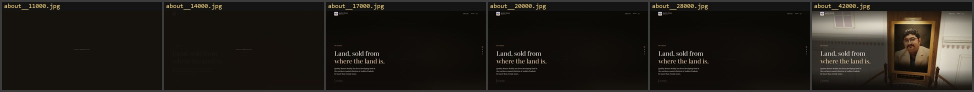
#> input picture audits/2026-10-09-forensic/ev/05-slow-line-8mbit-about-page-words-without-picture.jpg, 1948 x 184 px, given in place of sky_estate_v9_4k.jpg, which was not available (shown at 1/2 size)
$ python grade_sky_v10.py ../../audits/2026-10-09-forensic/ev/05-slow-line-8mbit-about-page-words-without-picture.jpg
#> lines starting #> are read from the running program, lines starting #| are printed output that depends on the picture; after the words box and inside, x2 and y2 are one past the last pixel; in counts of white or black regions, pixels touching at a corner belong together; pictures that were not available may be replaced by others from this repository, and a replacement may not be noted
#> further down, img is the input picture: shape (184, 1948, 3); mean R, G, B 32.9, 29.2, 23.9
"""The estate's sky plate and its lighting copy, v10: the sun's glow in amber.

    python tools/gltf/grade_sky_v10.py [--plate-only] [--out <dir>]

The forensic audit of 2026-10-09 (#14): "The sky round the sun is yellow-green
instead of warm gold ... Expected: a sun glow between amber and rose, with the
green taken out of the grade." Strongest from the film's 17% to its 40%, and
on a phone.

WHERE THE GREEN CAME FROM. Not from any green in the plate: measured on v9,
the glow round the photographed sun is a pale yellow (hue 42 to 49 degrees)
and the column the plate carries down under the horizon on the sun's bearing
a full one (253, 213, 140: hue 39). Two things then happen to that yellow on
its way to the frame. The print leans its highlights warm, which is more
yellow still (measured on the film at 30%: hue 43 to 49 at a saturation of
0.36). And the land's haze is read from this plate, bearing by bearing
(skyHaze.ts), so everything seen toward the sun is veiled in it: and a wall in
the sky's blue shade, veiled in yellow, is green. That is the same audit's
#15, the house's shaded side "a cold grey-green" on the revolve (85, 89, 86
on the rear wall: green over red by four).

SO THE GLOW IS TURNED, NOT THE GRADE. A low sun through this much air is
amber going to rose at its edges; yellow is what a camera makes of it at
clipping. Every saturated warm hue in the plate, from 22 degrees (the rose of
the column's edges, which stays where it is) to 60, is drawn in toward 22 to
34: the yellow core comes to an amber, the pale glow over it to a peach, and
their order is kept, so no gradient is turned over. Pale tones are left
alone (the far haze at a saturation of 0.16, the lit cloud): `SAT` is where
the turning begins and where it is whole. Value and saturation are not
touched, so the sky is no darker and the haze no thinner than v9's.

The lighting copy is turned the same way, so what lights the scene and what
is seen behind it stay one sky.
"""
import colorsys
import os
import sys

import numpy as np
from PIL import Image

HERE = os.path.dirname(os.path.abspath(__file__))
TEX = os.path.join(HERE, '..', '..', 'apps', 'public', 'public', 'textures')
OUT = sys.argv[sys.argv.index('--out') + 1] if '--out' in sys.argv else TEX
PLATE_ONLY = '--plate-only' in sys.argv

# Hues, degrees: from KEEP up to TOP are drawn in to KEEP..AMBER.
KEEP, TOP, AMBER = 22.0, 60.0, 34.0
# Saturation at which the turning begins, and at which it is whole.
SAT = (0.18, 0.32)


def smoothstep(a, b, x):
    t = np.clip((x - a) / (b - a), 0.0, 1.0)
    return t * t * (3.0 - 2.0 * t)


def turn(rgb):
    """rgb: HxWx3 uint8 (sRGB). The same, with its saturated yellows turned to amber."""
    a = rgb.astype(np.float64) / 255.0
    r, g, b = a[..., 0], a[..., 1], a[..., 2]
    mx, mn = a.max(-1), a.min(-1)
    d = mx - mn
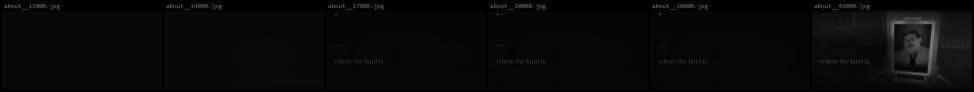
#> d: shape (184, 1948) float64 (shown at 1/2 size); min 0, max 0.51, mean 0.0359
    s = np.where(mx > 0, d / np.maximum(mx, 1e-9), 0.0)
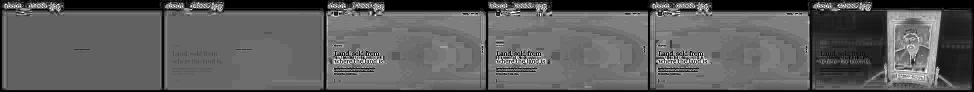
#> s: shape (184, 1948) float64 (shown at 1/2 size); min 0, max 1, mean 0.364
    # hue, degrees (only where red is the largest and green the middle: 0..60)
    warm = (mx == r) & (g >= b) & (d > 1e-6)
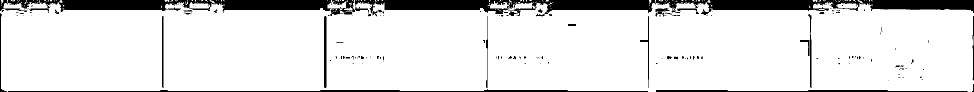
#> warm: shape (184, 1948) bool (shown at 1/2 size); 88.3% white; 186 black regions (145 under 20 px), largest, box (x1, y1, x2, y2) and area: (710, 0, 1724, 33) 16440, (0, 0, 428, 24) 6304, (423, 0, 664, 23) 4399
    h = np.where(warm, 60.0 * (g - b) / np.maximum(d, 1e-9), -1.0)
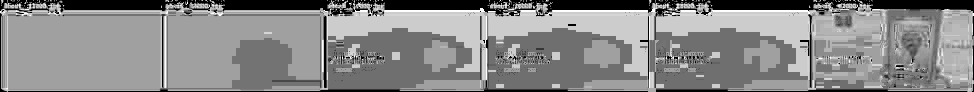
#> h: shape (184, 1948) float64 (shown at 1/2 size); min -1, max 60, mean 31.7; drawn with min black and max white
    in_band = warm & (h > KEEP) & (h <= TOP)
#> in_band: shape (184, 1948) bool; 86.5% white; 945 black regions (859 under 20 px), largest, box (x1, y1, x2, y2) and area: (709, 0, 1724, 33) 16830, (0, 0, 428, 26) 6444, (422, 0, 664, 24) 4419
    h2 = KEEP + (h - KEEP) * ((AMBER - KEEP) / (TOP - KEEP))
    w = smoothstep(SAT[0], SAT[1], s) * in_band
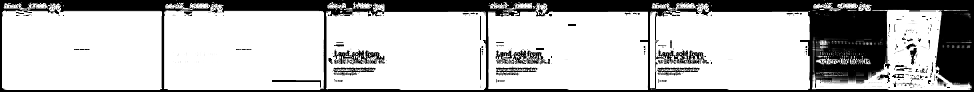
#> w: shape (184, 1948) float64 (shown at 1/2 size); min 0, max 1, mean 0.742
    hn = h + (h2 - h) * w
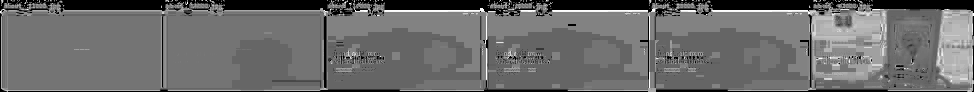
#> hn: shape (184, 1948) float64 (shown at 1/2 size); min -1, max 60, mean 24.7; drawn with min black and max white
    # back to rgb at the same value and saturation: red stays the largest, blue the least
    g2 = mn + (hn / 60.0) * d
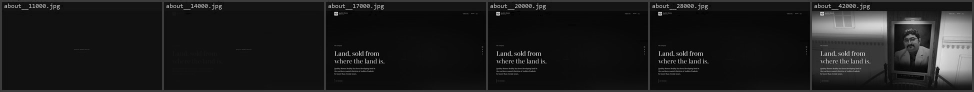
#> g2: shape (184, 1948) float64 (shown at 1/2 size); min -0.00294, max 1, mean 0.11; drawn with min black and max white
    out = a.copy()
    out[..., 1] = np.where(in_band, g2, g)
    return (np.clip(out, 0, 1) * 255.0 + 0.5).astype(np.uint8), float(w.mean())


def report(name, img):
    H, W, _ = img.shape
    for label, (u, v) in (('under the sun', (0.555, 0.56)), ('glow, 3 deg up', (0.555, 0.483)), ('glow, 8 deg up', (0.555, 0.455)),
                          ('column edge', (0.60, 0.56)), ('far haze', (0.2, 0.56)), ('blue, opposite', (0.05, 0.44))):
        x, y = int(u * W), int(v * H)
        m = img[max(0, y - 3):y + 4, max(0, x - 3):x + 4].reshape(-1, 3).mean(0) / 255.0
        hh, ss, vv = colorsys.rgb_to_hsv(*m)
        print('  %-16s %-18s hue %5.1f  sat %.2f  val %.2f' % (label, tuple(int(c * 255) for c in m), hh * 360, ss, vv))


for src, dst, q in (('sky_estate_v9_4k.jpg', 'sky_estate_v10_4k.jpg', 90), ('sky_estate_v9_env.jpg', 'sky_estate_v10_env.jpg', 92)):
    if PLATE_ONLY and 'env' in src:
        continue
    img = np.asarray(Image.open(os.path.join(TEX, src)).convert('RGB'))
    out, share = turn(img)
#> share = 0.742
    Image.fromarray(out, 'RGB').save(os.path.join(OUT, dst), quality=q, optimize=True)
    print('SKY', dst, img.shape[:2], 'turned %.1f%% of it' % (100 * share))
#| SKY sky_estate_v10_4k.jpg (184, 1948) turned 74.2% of it
    print(' before'); report(src, img)
#> the loop in report, `for label, (u, v) in (('under the sun', (0.555, 0.56)), ('glow, 3 deg ..` made 6 passes
#> (m, hh, ss, vv) on passes 1 to 6: ([0.11, 0.0941, 0.0831], 0.0693, 0.242, 0.11), ([0.0588, 0.0431, 0.0314], 0.0714, 0.467, 0.0588), ([0.0588, 0.0431, 0.0314], 0.0714, 0.467, 0.0588), ([0.0679, 0.0545, 0.0383], 0.0912, 0.437, 0.0679), ([0.0807, 0.0689, 0.0493], 0.104, 0.389, 0.0807), ([0.0824, 0.0706, 0.051], 0.104, 0.381, 0.0824)
#|   under the sun    (27, 24, 21)       hue  24.9  sat 0.24  val 0.11
#|   glow, 3 deg up   (15, 11, 8)        hue  25.7  sat 0.47  val 0.06
#|   glow, 8 deg up   (15, 11, 8)        hue  25.7  sat 0.47  val 0.06
#|   column edge      (17, 13, 9)        hue  32.8  sat 0.44  val 0.07
#|   far haze         (20, 17, 12)       hue  37.5  sat 0.39  val 0.08
#|   blue, opposite   (21, 18, 13)       hue  37.5  sat 0.38  val 0.08
    print(' after'); report(dst, out)
#> the loop in report (call 2), `for label, (u, v) in (('under the sun', (0.555, 0.56)), ('glow, 3 deg ..` made 6 passes
#> (m, hh, ss, vv) on passes 1 to 6: ([0.11, 0.0941, 0.0831], 0.0693, 0.242, 0.11), ([0.0588, 0.0431, 0.0314], 0.0714, 0.467, 0.0588), ([0.0588, 0.0431, 0.0314], 0.0714, 0.467, 0.0588), ([0.0679, 0.0523, 0.0383], 0.0786, 0.437, 0.0679), ([0.0807, 0.065, 0.0493], 0.0833, 0.389, 0.0807), ([0.0824, 0.0667, 0.051], 0.0833, 0.381, 0.0824)
#|   under the sun    (27, 24, 21)       hue  24.9  sat 0.24  val 0.11
#|   glow, 3 deg up   (15, 11, 8)        hue  25.7  sat 0.47  val 0.06
#|   glow, 8 deg up   (15, 11, 8)        hue  25.7  sat 0.47  val 0.06
#|   column edge      (17, 13, 9)        hue  28.3  sat 0.44  val 0.07
#|   far haze         (20, 16, 12)       hue  30.0  sat 0.39  val 0.08
#|   blue, opposite   (21, 17, 13)       hue  30.0  sat 0.38  val 0.08
#> pass 2 of the loop `for src, dst, q in (('sky_estate_v9_4k.jpg', 'sky_estate_v10_4k.jpg', ..`:
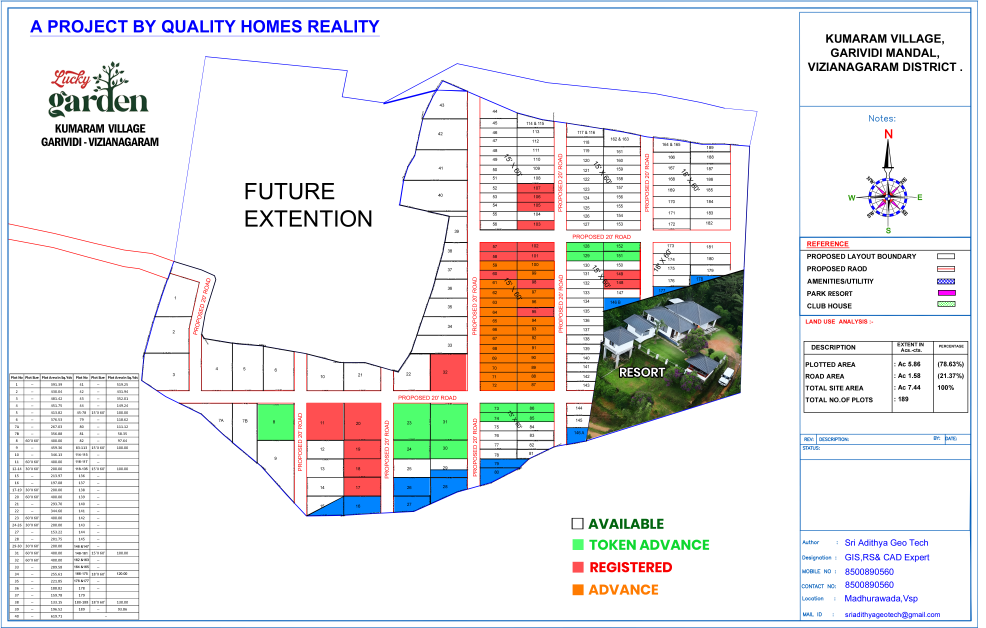
#> input picture assets/floorplans/lucky_garden_raw.png, 4928 x 3139 px, given in place of sky_estate_v9_env.jpg, which was not available (shown at 1/5 size)
#> img is the input picture: shape (3139, 4928, 3); mean R, G, B 232.9, 231.7, 231.1
#> a: shape (3139, 4928, 3) float64
#> r: shape (3139, 4928) float64
#> g: shape (3139, 4928) float64
#> b: shape (3139, 4928) float64
#> mx: shape (3139, 4928) float64
#> mn: shape (3139, 4928) float64
#> d: shape (3139, 4928) float64
#> s: shape (3139, 4928) float64
#> in turn (call 2), `warm = (mx == r) & (g >= b) & (d > 1e-6)`:
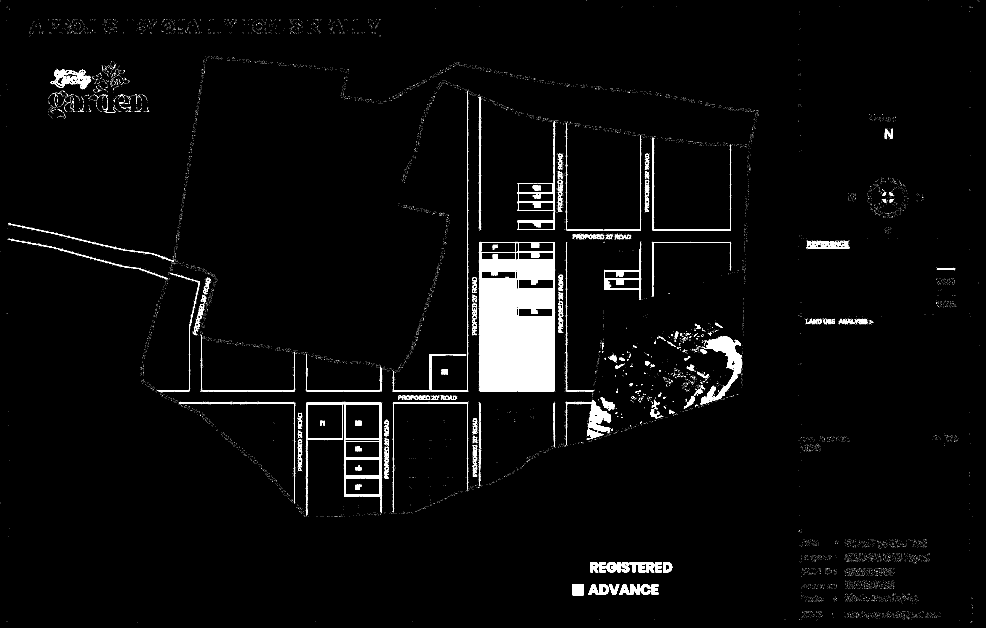
#> warm: shape (3139, 4928) bool (shown at 1/5 size); 2.7% white; 14371 white regions (13943 under 20 px), largest, box (x1, y1, x2, y2) and area: (2397, 1536, 2775, 1957) 84307, (2586, 1305, 2776, 1537) 33299, (2397, 1399, 2583, 1537) 24046
#> h: shape (3139, 4928) float64
#> in_band: shape (3139, 4928) bool; 1.7% white; 15058 white regions (14948 under 20 px), largest, box (x1, y1, x2, y2) and area: (3504, 1681, 3708, 2023) 18074, (2942, 2000, 3056, 2163) 8954, (2402, 1491, 2583, 1536) 8088
#> h2: shape (3139, 4928) float64
#> in smoothstep (call 2), `t = np.clip((x - a) / (b - a), 0.0, 1.0)`:
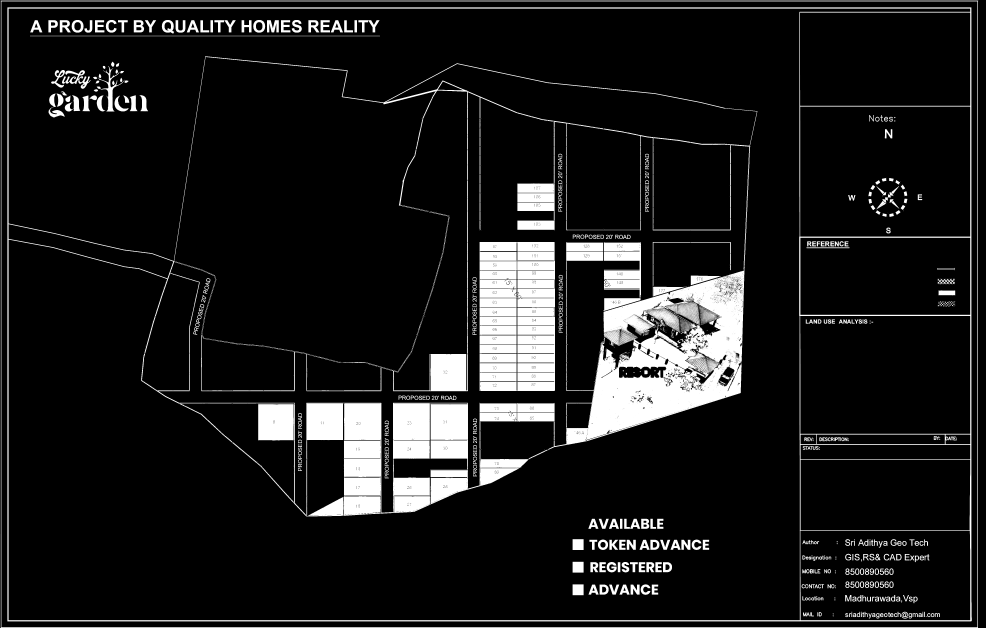
#> t: shape (3139, 4928) float64 (shown at 1/5 size); min 0, max 1, mean 0.106
#> w: shape (3139, 4928) float64
#> hn: shape (3139, 4928) float64
#> g2: shape (3139, 4928) float64
#> share = 0.016
#| SKY sky_estate_v10_env.jpg (3139, 4928) turned 1.6% of it
